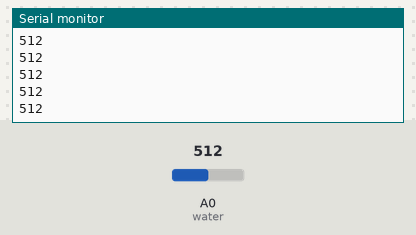
A sketch run on a simulated Arduino Uno, built with avr-gcc and run on an emulated ATmega328P. Parts: the last lines printed to the serial monitor. The inputs (shaded band) are chosen by the test bench; at power-on: A0 (water) = 512.

Above: at 1.2 s.
1.3 s: A0 (water) set to 716
At 1.8 s:
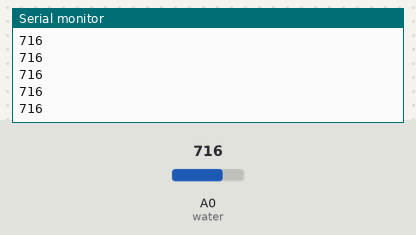
2.8 s: A0 (water) set to 900
At 3.7 s:
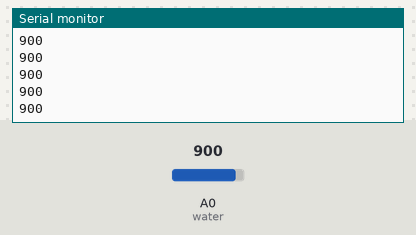
Timing chart, 0 to 5.8 s (numbered marks = the images above; inputs shaded):
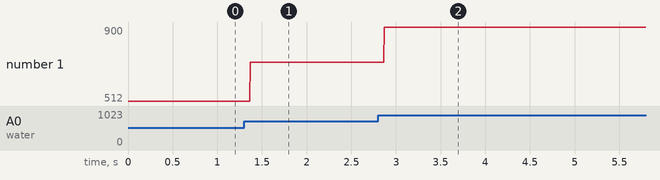

Measured:
- after the input at 1.3 s, the serial monitor: prints a new line after 0.07 s (image 1)
- after the input at 2.8 s, the serial monitor: prints a new line after 0.07 s (image 2)
- plotted number 1: 512 → 716 after the input at 1.3 s, 716 → 900 after the input at 2.8 s

The sketch:

waterLevel.ino
```cpp
#define water A0

void setup() {
pinMode(water,INPUT);

  // put your setup code here, to run once:
Serial.begin(9600);
}

void loop() {
Serial.println(analogRead(water));

  // put your main code here, to run repeatedly:

}
```
